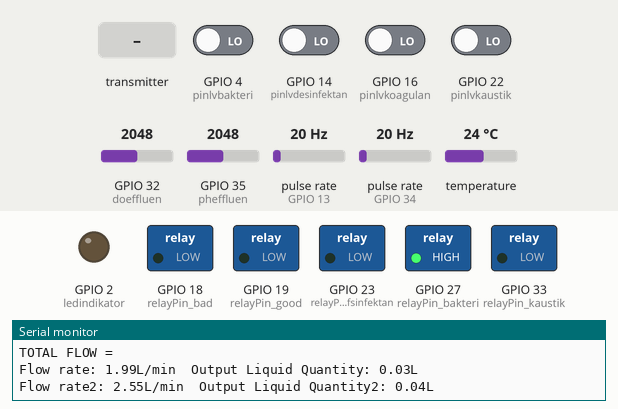
A sketch run on a simulated ESP32. Shown: switched loads named in the sketch (green lamp = pin HIGH), output pins drawn as LEDs (lit = HIGH), the last lines printed to the serial monitor. Wiring (inferred from the names in the program): 2 × pulse sensor: data GPIO 13 / data GPIO 34. The test bench sets the inputs (shaded band); at power-on: GPIO 4 (pinlvbakteri), GPIO 14 (pinlvdesinfektan), GPIO 16 (pinlvkoagulan), GPIO 22 (pinlvkaustik) LOW, GPIO 32 (doeffluen) = 2048, GPIO 35 (pheffluen) = 2048, pulse rate (sensors on GPIO 13, GPIO 34) 20 Hz, temperature 24 °C. Storage starts empty.

Above: at 1.7 s.
1.8 s: the transmitter starts sending offsite1 = 0
At 4.2 s:
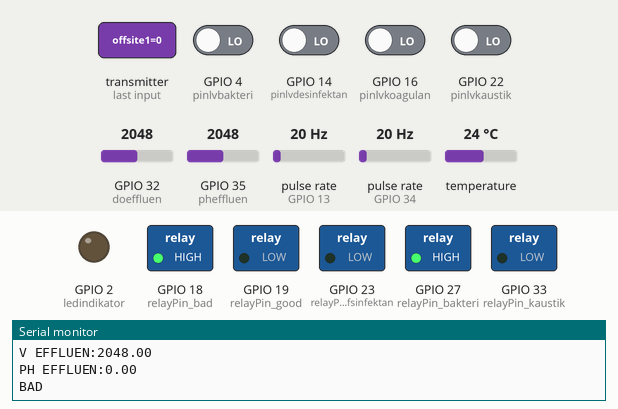
At 8.0 s:
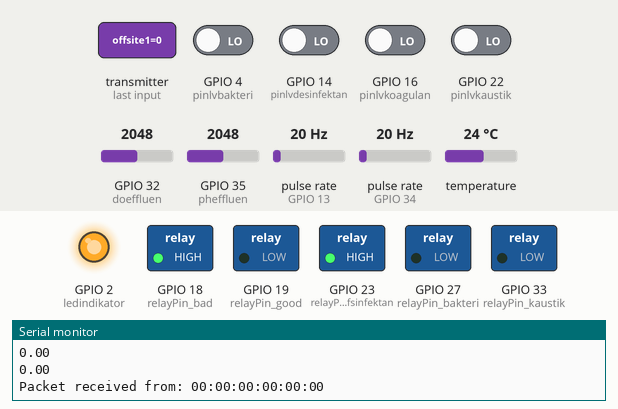
Timing chart, 0 to 32.7 s (numbered marks = the images above; inputs shaded):
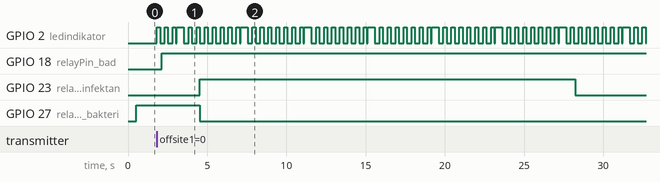

Measured:
- by itself, GPIO 2 (ledindikator): repeats every 4.0 s: 2 × (LOW 0.30 s, HIGH 0.20 s), LOW 0.06 s, HIGH 0.44 s, 5 × (LOW 0.30 s, HIGH 0.20 s)

The sketch:

kaustik_bakteri_desinfektan_do_suhu_valve.ino
```cpp
#include <esp_now.h>
#include <WiFi.h>
#include <SPI.h>
#include <Wire.h>
#include <EEPROM.h>
#include <SPIFFS.h>
#include <FS.h>
#include <OneWire.h>
#include <DallasTemperature.h>
// GPIO where the DS18B20 is connected to

#define oneWireBus 5
OneWire oneWire(oneWireBus);
DallasTemperature sensors(&oneWire);
#define ledindikator 2
//#define phkaustik 34
#define flowpin2 34  //custom
#define pheffluen 35
#define flowpin 13
#define doeffluen 32
#define relayPin_kaustik 33
#define relayPin_bakteri 27
#define relayPin_defsinfektan 23
#define relayPin_good 19
#define relayPin_bad 18
#define VREF 5000            //VREF (mv)
#define ADC_RES 1024         //ADC Resolution
#define pinlvbakteri 4       //d5
#define pinlvdesinfektan 14  //d6
#define pinlvkaustik 22      //d7
#define pinlvkoagulan 16
//Single-point calibration Mode=0
//Two-point calibration Mode=1
#define TWO_POINT_CALIBRATION 0

#define READ_TEMP (25)  //Current water temperature ℃, Or temperature sensor function

//Single point calibration needs to be filled CAL1_V and CAL1_T
#define CAL1_V (1600)  //mv
#define CAL1_T (25)    //℃
//Two-point calibration needs to be filled CAL2_V and CAL2_T
//CAL1 High temperature point, CAL2 Low temperature point
#define CAL2_V (1300)  //mv
#define CAL2_T (15)    //℃

const uint16_t DO_Table[41] = {
  14460, 14220, 13820, 13440, 13090, 12740, 12420, 12110, 11810, 11530,
  11260, 11010, 10770, 10530, 10300, 10080, 9860, 9660, 9460, 9270,
  9080, 8900, 8730, 8570, 8410, 8250, 8110, 7960, 7820, 7690,
  7560, 7430, 7300, 7180, 7070, 6950, 6840, 6730, 6630, 6530, 6410
};
uint8_t Temperaturet;
uint16_t ADC_Raw;
uint16_t ADC_Voltage;
uint16_t DO;

int16_t readDO(uint32_t voltage_mv, uint8_t temperature_c) {
#if TWO_POINT_CALIBRATION == 0
  uint16_t V_saturation = (uint32_t)CAL1_V + (uint32_t)35 * temperature_c - (uint32_t)CAL1_T * 35;
  return (voltage_mv * DO_Table[temperature_c] / V_saturation);
#else
  uint16_t V_saturation = (int16_t)((int8_t)temperature_c - CAL2_T) * ((uint16_t)CAL1_V - CAL2_V) / ((uint8_t)CAL1_T - CAL2_T) + CAL2_V;
  return (voltage_mv * DO_Table[temperature_c] / V_saturation);
#endif
}
float calibrationFactor = 4.5;
volatile int pulseCount;
volatile int pulseCount2;  //custom
//byte sensorInterrupt = 13; // GPIO13
byte pulse1Sec = 0;
byte pulse1Sec2 = 0;  //custom
float flowRate;
float flowRate2;
unsigned long flowMilliLitres;
unsigned int totalMilliLitres;
float flowLitres;
float totalLitres;
float totalflowfloat;
String totalflow;

unsigned long flowMilliLitres2;
unsigned int totalMilliLitres2;
float flowLitres2;
float totalLitres2;
float totalflowfloat2;
String totalflow2;

float doValue;
int read_value = 0;
float regresi = 0, a = 0, b = 0, c = 0;
float voltage_effluen, sensorValue_effluen, pH_effluen, phValue_effluen, phRe_effluen, temperature_effluen = 25, phb1_effluen = 7.00, phb2_effluen = 10.01, phv1_effluen = 496, phv2_effluen = 333;
float voltage_kaustik, sensorValue_kaustik, pH_kaustik, phValue_kaustik, phRe_kaustik, temperature_kaustik = 25, phb1_kaustik = 7.00, phb2_kaustik = 10.01, phv1_kaustik = 496, phv2_kaustik = 333;
float offsite1back = 1, offsite2back = 1, offsite3back = 1, offsite4back = 1, offsite5back = 1, offsite6back = 1, offsite7back = 1;
uint8_t MACmaster[] = { 0x94, 0xb5, 0x55, 0x18, 0x53, 0x74 };  //94:B5:55:18:53:74
unsigned int readingId = 0;
int BOARD_ID = 1;
int h_kaustik, f_kaustik, h_effluen, f_effluen, h_defsinfektan, h_bakteri;
int Liquid_levelbak = 0;
int Liquid_levelde = 0;
int Liquid_levelko = 0;
int Liquid_levelka = 0;

unsigned long previousMillis1 = 0;
unsigned long previousMillis2 = 0;
unsigned long previousMillis3 = 0;
unsigned long previousMillis4 = 0;

typedef struct epal {  // data isinya PH debit dan status dosing
  int id;
  float ph1;
  int valve1;
  int valve1a;
  float flow1;

  float do2;
  float suhu2;
  int dosing3;
  float ph3;
  float flow3;

  int dosing4;
  float ph4;

  int dosing5;
  int dosing5a;

  int level6;
  int level7;
  int level8;
  int level9;

} epal;
epal myepal;

typedef struct feedbackepal {  // data isinya PH debit dan status dosing
  float offsite1;
  float offsite2;
  float offsite3;
  float offsite4;
  float offsite5;
  float offsite6;
  float offsite7;
} feedbackepal;
feedbackepal myfeedbackepal;
//RTOS>>>>>>>>>>>>>>>>>>>>>>>>>>>>>>>>>>>>>>>>>>>>>>>>>>>
TaskHandle_t Task1;
TaskHandle_t Task2;

void OnDataSent(const uint8_t *mac_addr, esp_now_send_status_t status) {
  Serial.print("\r\nLast Packet Send Status:\t");
  Serial.println(status == ESP_NOW_SEND_SUCCESS ? "Delivery Success" : "Delivery Fail");
  if (status == ESP_NOW_SEND_SUCCESS) {
    digitalWrite(ledindikator, HIGH);
  } else {
    digitalWrite(ledindikator, LOW);
  }
}

void OnDataRecv(const uint8_t *mac, const uint8_t *data_feedbackepal, int len) {
  char macStr[18];
  Serial.print("Packet received from: ");
  digitalWrite(ledindikator, HIGH);
  delay(200);
  digitalWrite(ledindikator, LOW);
  snprintf(macStr, sizeof(macStr), "%02x:%02x:%02x:%02x:%02x:%02x",
           mac[0], mac[1], mac[2], mac[3], mac[4], mac[5]);
  Serial.println(macStr);
  memcpy(&myfeedbackepal, data_feedbackepal, sizeof(myfeedbackepal));
  Serial.print("Bytes received: ");
  Serial.println(len);
  offsite1back = myfeedbackepal.offsite1;
  offsite2back = myfeedbackepal.offsite2;
  offsite3back = myfeedbackepal.offsite3;
  offsite4back = myfeedbackepal.offsite4;
  offsite5back = myfeedbackepal.offsite5;
  offsite6back = myfeedbackepal.offsite6;
  offsite7back = myfeedbackepal.offsite7;
  Serial.println(offsite1back);
  Serial.println(offsite2back);
  Serial.println(offsite3back);
  Serial.println(offsite4back);
  Serial.println(offsite5back);
  Serial.println(offsite6back);
  Serial.println(offsite7back);
  Serial.println();
}

void IRAM_ATTR pulseCounter() {
  pulseCount++;
}
void IRAM_ATTR pulseCounter2() {
  pulseCount2++;
}
void setup() {
  // put your setup code here, to run once:
  Serial.begin(115200);
  pinMode(ledindikator, OUTPUT);
  pinMode(relayPin_bakteri, OUTPUT);
  pinMode(relayPin_defsinfektan, OUTPUT);
  pinMode(relayPin_kaustik, OUTPUT);
  pinMode(relayPin_bad, OUTPUT);
  pinMode(relayPin_good, OUTPUT);
  pinMode(ledindikator, OUTPUT);
  // pinMode(phkaustik, INPUT);
  // pinMode(pheffluen, INPUT);
  pinMode(flowpin, INPUT_PULLUP);
  pinMode(doeffluen, INPUT);
  pinMode(pinlvbakteri, INPUT);
  pinMode(pinlvdesinfektan, INPUT);
  pinMode(pinlvkaustik, INPUT);
  pinMode(pinlvkoagulan, INPUT);
  //Set device as a Wi-Fi Station
  WiFi.mode(WIFI_STA);
  Serial.print("Mac Address: ");
  Serial.print(WiFi.macAddress());
  Serial.println("ESP-Now Receiver");
  //Init ESP-NOW
  if (!SPIFFS.begin(true)) {
    Serial.println("An Error has occurred while mounting SPIFFS");
    return;
  }
  if (esp_now_init() != ESP_OK) {
    Serial.println("Error initializing ESP-NOW");
    return;
  }
  esp_now_register_recv_cb(OnDataRecv);
  esp_now_register_send_cb(OnDataSent);
  // Adding Peer Devices
  esp_now_peer_info_t peerInfo;
  memset(&peerInfo, 0, sizeof(peerInfo));
  for (int ii = 0; ii < 6; ++ii) {
    peerInfo.peer_addr[ii] = (uint8_t)MACmaster[ii];
  }
  peerInfo.channel = 0;
  peerInfo.encrypt = false;

  if (esp_now_add_peer(&peerInfo) != ESP_OK) {
    Serial.println("Failed to add peer");
    return;
  }
  xTaskCreatePinnedToCore(
    Task1code, /* Fungsi RTOS */
    "Task1",   /* Nama RTOS */
    10000,     /* Ukuran RTOS */
    NULL,      /* Parameter RTOS */
    1,         /* Prioritas Tugas */
    &Task1,    /* Task handle to keep track of created task */
    0);        /* Pilihan Core RTOS Core 0*/
  delay(500);
  //create a task that will be executed in the Task2code() function, with priority 1 and executed on core 1
  xTaskCreatePinnedToCore(
    Task2code, /* Fungsi RTOS */
    "Task2",   /* Nama RTOS */
    10000,     /* Ukuran RTOS */
    NULL,      /* Parameter RTOS */
    1,         /* Prioritas Tugas */
    &Task2,    /* Task handle to keep track of created task */
    1);        /* Pilihan Core RTOS Core 1 */
  pulseCount = 0;
  flowRate = 0.0;
  flowLitres = 0;
  //totalflowfloat = 0;
  totalflowfloat = readFile(SPIFFS, "/nilaiflow.txt").toFloat();
  delay(10);
  Serial.print("TOTAL FLOW =");
  Serial.println(totalflow);
  attachInterrupt(digitalPinToInterrupt(flowpin), pulseCounter, FALLING);
  pulseCount2 = 0;
  flowRate2 = 0.0;
  flowLitres2 = 0;
  //totalflowfloat = 0;
  totalflowfloat2 = readFile(SPIFFS, "/nilaiflow2.txt").toFloat();
  delay(10);
  Serial.print("TOTAL FLOW =");
  Serial.println(totalflow);
  attachInterrupt(digitalPinToInterrupt(flowpin2), pulseCounter2, FALLING);
}

void loop() {
  // put your main code here, to run repeatedly:
}

void Task1code(void *pvParameters) {
  Serial.print("Task1 running on core ");
  Serial.println(xPortGetCoreID());

  for (;;) {
    unsigned long currentMillis = millis();
    if (currentMillis - previousMillis1 > 1000) {
      pulse1Sec = pulseCount;
      pulseCount = 0;
      flowRate = ((1000.0 / (millis() - previousMillis1)) * pulse1Sec) / calibrationFactor;
      previousMillis1 = currentMillis;
      flowLitres = (flowRate / 60);
      totalflowfloat += flowLitres;
      totalflow = String(totalflowfloat);
      totalLitres = totalflowfloat / offsite6back;
      // Print the flow rate for this second in litres / minute
      Serial.print("Flow rate: ");
      Serial.print(float(flowRate));  // Print the integer part of the variable
      Serial.print("L/min");
      Serial.print("\t");  // Print tab space
      // Print the cumulative total of litres flowed since starting
      Serial.print("Output Liquid Quantity: ");
      Serial.print(totalflow);
      Serial.println("L");
    }
    if (currentMillis - previousMillis4 > 1300) {
      pulse1Sec2 = pulseCount2;
      pulseCount2 = 0;
      flowRate2 = ((1000.0 / (millis() - previousMillis4)) * pulse1Sec2) / calibrationFactor;
      previousMillis4 = currentMillis;
      flowLitres2 = (flowRate2 / 60);
      totalflowfloat2 += flowLitres2;
      totalflow2 = String(totalflowfloat2);
      totalLitres2 = totalflowfloat2 / offsite6back;
      // Print the flow rate for this second in litres / minute
      Serial.print("Flow rate2: ");
      Serial.print(float(flowRate2));  // Print the integer part of the variable
      Serial.print("L/min");
      Serial.print("\t");  // Print tab space
      // Print the cumulative total of litres flowed since starting
      Serial.print("Output Liquid Quantity2: ");
      Serial.print(totalflow2);
      Serial.println("L");
    }

    if (currentMillis - previousMillis2 >= 2000) {
      previousMillis2 = currentMillis;
      //Get_pH_kaustik();
      Get_pH_effluen();
      sensorlain();
    }
    if (currentMillis - previousMillis3 >= 3000) {
      previousMillis3 = currentMillis;
      writeFile(SPIFFS, "/nilaiflow.txt", totalflow.c_str());
      writeFile(SPIFFS, "/nilaiflow2.txt", totalflow.c_str());
      myepal.id = BOARD_ID;
      myepal.ph1 = pH_effluen;
      myepal.valve1 = h_effluen;
      myepal.valve1a = f_effluen;
      myepal.flow1 = totalLitres;
      myepal.do2 = doValue;
      myepal.suhu2 = Temperaturet;
      myepal.dosing3 = h_kaustik;
      myepal.ph3 = pH_kaustik;
      myepal.flow3 = totalLitres2;
      myepal.dosing4 = 0;
      myepal.ph4 = 0;
      myepal.dosing5 = h_defsinfektan;
      myepal.dosing5a = h_bakteri;
      myepal.level6 = Liquid_levelbak;
      myepal.level7 = Liquid_levelka;
      myepal.level8 = Liquid_levelko;
      myepal.level9 = Liquid_levelde;
      Serial.println("Send a new message");
      // Broadcasting data (JSON) via ESP-NOW
      esp_err_t result = esp_now_send(MACmaster, (uint8_t *)&myepal, sizeof(myepal));
      delay(100);
      if (result == ESP_OK) {
        Serial.println("Sent with success");
      } else {
        Serial.println(result);
      }
    }
    vTaskDelay(10 / portTICK_PERIOD_MS);
  }
}

void Task2code(void *pvParameters) {
  Serial.print("Task2 running on core ");
  Serial.println(xPortGetCoreID());
  for (;;) {
    h_bakteri = 1;
    h_defsinfektan = 1;
    digitalWrite(relayPin_bakteri, HIGH);
    delay(3947);
    digitalWrite(relayPin_bakteri, LOW);
    digitalWrite(relayPin_defsinfektan, HIGH);
    delay(23682);
    h_bakteri = 0;
    h_defsinfektan = 0;
    digitalWrite(relayPin_defsinfektan, LOW);
    vTaskDelay(3600000 / portTICK_PERIOD_MS);
  }
}
void Get_pH_effluen() {
  int currentValue_effluen = 0;
  for (int i = 0; i < 10; i++) {
    currentValue_effluen += analogRead(pheffluen);
    delay(10);
  }
  sensorValue_effluen = (currentValue_effluen / 10);
  float m_effluen = (phb2_effluen - phb1_effluen) / (phv2_effluen - phv1_effluen);
  Serial.println(m_effluen);
  float c_effluen = phb2_effluen - (m_effluen * phv2_effluen);
  Serial.println(c_effluen);
  pH_effluen = ((m_effluen * sensorValue_effluen) + c_effluen) * offsite1back;
  Serial.print("V EFFLUEN:");
  Serial.println(sensorValue_effluen);
  Serial.print("PH EFFLUEN:");
  Serial.println(pH_effluen);
  if (6 < pH_effluen && pH_effluen < 9) {
    digitalWrite(relayPin_good, HIGH);
    digitalWrite(relayPin_bad, LOW);
    Serial.println("GOOD");
    h_effluen = 1;
    f_effluen = 0;
  } else {
    digitalWrite(relayPin_good, LOW);
    digitalWrite(relayPin_bad, HIGH);
    Serial.println("BAD");
    h_effluen = 0;
    f_effluen = 1;
  }
}
// void Get_pH_kaustik() {
//   int currentValue_kaustik = 0;
//   for (int i = 0; i < 10; i++) {
//     currentValue_kaustik += analogRead(phkaustik);
//     delay(10);
//   }
//   sensorValue_kaustik = (currentValue_kaustik / 10);
//   float m_kaustik = (phb2_kaustik - phb1_kaustik) / (phv2_kaustik - phv1_kaustik);
//   Serial.println(m_kaustik);
//   float c_kaustik = phb2_kaustik - (m_kaustik * phv2_kaustik);
//   Serial.println(c_kaustik);
//   Serial.print("offsite1 = ");
//   Serial.println(offsite1back);
//   pH_kaustik = ((m_kaustik * sensorValue_kaustik) + c_kaustik) * offsite5back;
//   Serial.print("v KAUSTIK:");
//   Serial.println(sensorValue_kaustik);
//   Serial.print("ph KAUSTIK:");
//   Serial.println(pH_kaustik);
//   if (pH_kaustik > 10) {
//     digitalWrite(relayPin_kaustik, LOW);
//     Serial.println("lebih dari 10");
//     h_kaustik = 0;
//   } else {
//     digitalWrite(relayPin_kaustik, HIGH);
//     Serial.println("kurang dari 10");
//     h_kaustik = 1;
//   }
// }
void sensorlain() {
  sensors.requestTemperatures();
  Temperaturet = sensors.getTempCByIndex(0);
  ADC_Raw = analogRead(doeffluen);
  ADC_Voltage = uint32_t(VREF) * ADC_Raw / ADC_RES;
  Serial.print("Temperaturet:\t" + String(Temperaturet) + "\t");
  Serial.print("ADC RAW:\t" + String(ADC_Raw) + "\t");
  Serial.print("ADC Voltage:\t" + String(ADC_Voltage) + "\t");
  Serial.println("DO:\t" + String(readDO(ADC_Voltage, Temperaturet)) + "\t");
  doValue = (0.0001 * readDO(ADC_Voltage, Temperaturet));
  Liquid_levelbak = digitalRead(pinlvbakteri);
  Liquid_levelde = digitalRead(pinlvdesinfektan);
  Liquid_levelko = digitalRead(pinlvkaustik);
  Liquid_levelka = digitalRead(pinlvkoagulan);
  Serial.print("Liquid_levelbak= ");
  Serial.println(Liquid_levelbak, DEC);
  Serial.print("Liquid_levelde= ");
  Serial.println(Liquid_levelde, DEC);
  Serial.print("Liquid_levelko= ");
  Serial.println(Liquid_levelko, DEC);
  Serial.print("Liquid_levelka= ");
  Serial.println(Liquid_levelka, DEC);
}
String readFile(fs::FS &fs, const char *path) {
  Serial.printf("Reading file: %s\r\n", path);
  File file = fs.open(path, "r");
  if (!file || file.isDirectory()) {
    Serial.println("- empty file or failed to open file");
    return String();
  }
  Serial.println("- read from file:");
  String fileContent;
  while (file.available()) {
    fileContent += String((char)file.read());
  }
  Serial.println(fileContent);
  return fileContent;
  file.close();
}

void writeFile(fs::FS &fs, const char *path, const char *message) {
  Serial.printf("Writing file: %s\r\n", path);
  File file = fs.open(path, "w");
  if (!file) {
    Serial.println("- failed to open file for writing");
    return;
  }
  if (file.print(message)) {
    Serial.println("- file written");
  } else {
    Serial.println("- write failed");
  }
  file.close();
}
```
